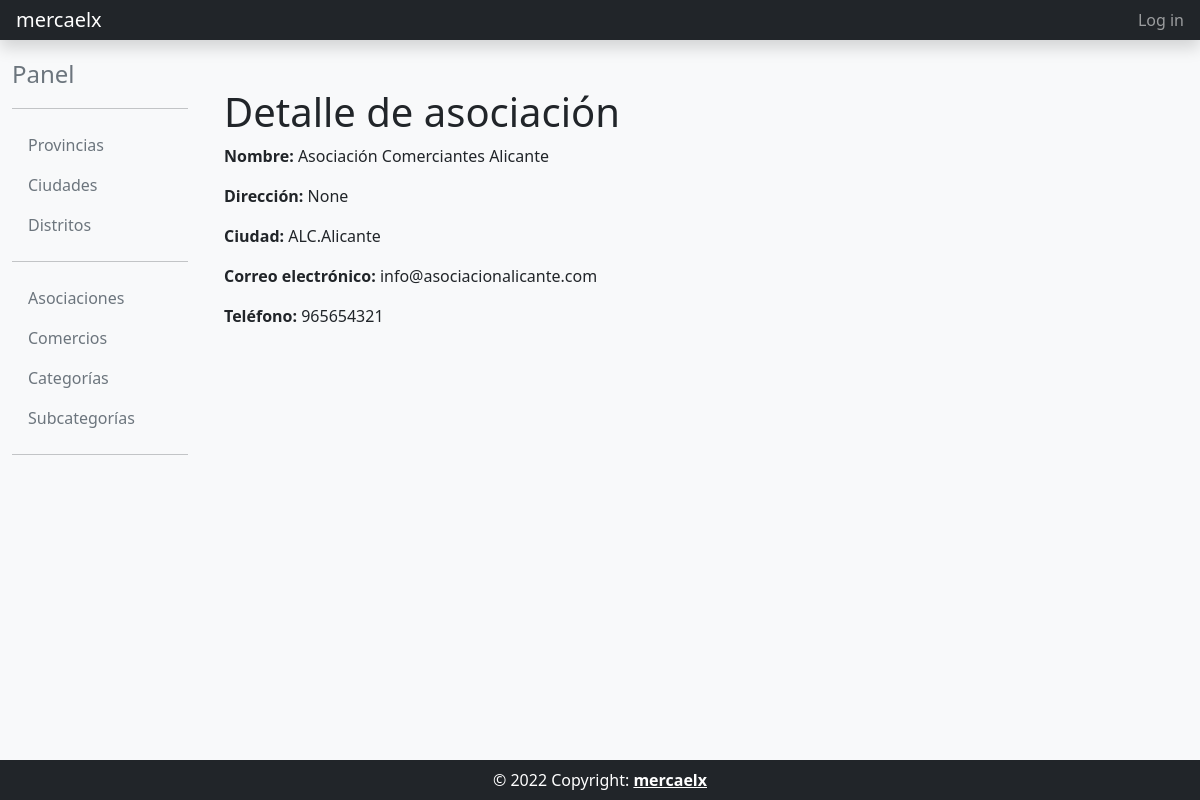
The page /asociacion_detail/2/ on the database as committed earlier.
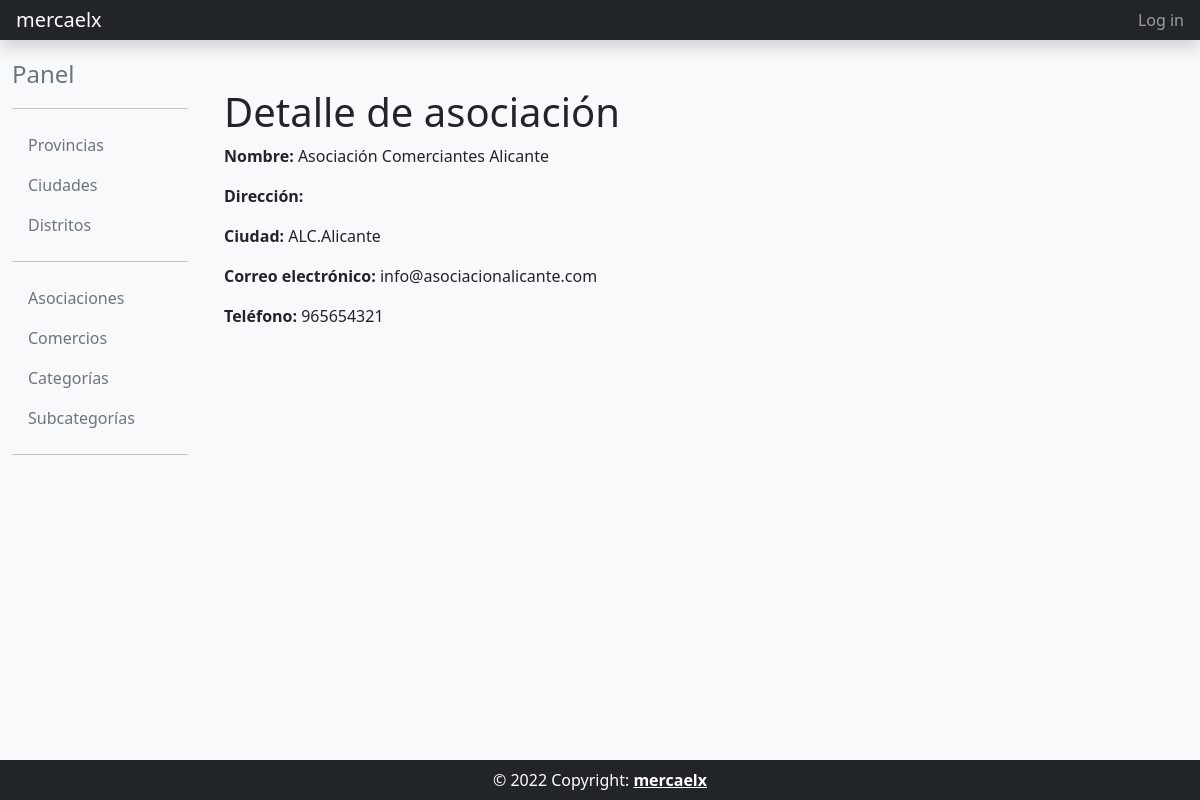
The same page on the database as committed later.
### directorio_comercios/models.py (models this page shows, shortened)
class Asociacion(models.Model):
    nombre = models.CharField(max_length=256, unique=True)
    direccion = models.TextField(blank=True, null=True)
    ciudad = models.ForeignKey('core.Ciudad', on_delete=models.PROTECT)
    correo_electronico = models.EmailField(blank=True, null=True)
    telefono = models.CharField(max_length=15,blank=True,null=True,
    )
    class Meta:
        unique_together = ('ciudad', 'nombre')
        verbose_name = 'Asociación'
        verbose_name_plural = 'Asociaciones'
        ordering = ['ciudad__codigo', 'nombre']

### core/models.py (models this page shows, shortened)
class Ciudad(models.Model):
    codigo = models.CharField(max_length=10, unique=True)
    nombre = models.CharField(max_length=256, unique=True)
    provincia = models.ForeignKey(Provincia, on_delete=models.PROTECT)
    def __str__(self):
        return f"{self.provincia.codigo}.{self.nombre[:100]}"
    class Meta:
        verbose_name = 'Ciudad'
        verbose_name_plural = 'Ciudades'
        ordering = ['nombre']

class Provincia(models.Model):
    codigo = models.CharField(max_length=10, unique=True)
    nombre = models.CharField(max_length=255, unique=True)
    class Meta:
        verbose_name = 'Provincia' # Nombre en singular
        verbose_name_plural = 'Provincias' # Nombre en plural
        ordering = ['nombre'] # Ordenar por nombre

### directorio_comercios/views.py (the view)
# urls.py: path('asociacion_detail/<int:pk>/', comercios_views.AsociacionDetailView.as_view(), name='asociacion_detail'),
class AsociacionDetailView(DetailView):
    model = Asociacion
    template_name = 'directorio_comercios/asociacion_detail.html'
    paginate_by = 3

### templates/directorio_comercios/asociacion_detail.html
{% extends "common/base_intranet.html" %}
{% block main_content %}
<h1>Detalle de asociación</h1>
<p><strong>Nombre:</strong> {{ object.nombre }}</p>
<p><strong>Dirección:</strong> {{ object.direccion }}</p>
<p><strong>Ciudad:</strong> {{ object.ciudad }}</p>
<p><strong>Correo electrónico:</strong> {{ object.correo_electronico }}</p>
<p><strong>Teléfono:</strong> {{ object.telefono }}</p>
{% endblock main_content %}

### templates/common/base_intranet.html
{% extends "common/base.html" %}
{% block content %}
<div class="container-fluid mb-auto">
  <div class="row">
    {% block app-body %}
        {% block slideout %}
            {% include 'common/slideout_intranet.html' %}
        {% endblock slideout %}
        {% block main %}
        <main class="col-md-9 ms-sm-auto col-lg-10 px-md-4 mt-5">
                {% block main_content %}
                {% endblock main_content %}
        </main>
        {% endblock main %}
    {% endblock app-body %}
  </div>
</div>
{% endblock content %}

### templates/common/base.html (shortened to what this page needs)
<html>
<head>
    <link rel="stylesheet" href="https://cdn.jsdelivr.net/npm/bootstrap@5.2.0/dist/css/bootstrap.min.css">
    <link rel="stylesheet" href="https://cdnjs.cloudflare.com/ajax/libs/font-awesome/6.2.0/css/all.min.css" />
</head>
<body class="d-flex flex-column h-100 bg-light">
{% block header %}
    {% include "common/header_website.html" %}
{% endblock header %}
{% block content %}
{% endblock content %}
{% block footer %}
  {% include "common/footer_website.html" %}
{% endblock footer %}
</body>
</html>

### templates/common/header_website.html (shortened to what this page needs)
<header class="navbar navbar-dark sticky-top bg-dark flex-md-nowrap p-0 shadow">
  <a class="navbar-brand col-md-3 col-lg-2 px-3 ml-5" href="{% url 'home' %}">mercaelx</a>
  <div class="navbar-nav">
    <div class="nav-item text-nowrap">
      <a class="nav-link px-3" href="#">Log in</a>
    </div>
  </div>
</header>

### templates/common/slideout_intranet.html
    <nav id="sidebarMenu" class="col-md-3 col-lg-2 d-md-block sidebar collapse">
      <div class="position-sticky pt-3">
        <a href="{% url 'panel' %}" class="nav-link" aria-current="page">
          <span class="text-secondary fs-4">Panel</span>
        </a>
        <hr>
        <ul class="nav flex-column">
          <li class="nav-item">
            <a href="{% url 'provincia_list' %}" class="nav-link" aria-current="page">
              <span class="text-secondary">Provincias</span>
            </a>
          </li>
          <li>
            <a href="{% url 'ciudad_list' %}" class="nav-link">
              <span class="text-secondary">Ciudades</span>
            </a>
          </li>
          <li>
            <a href="{% url 'distrito_list' %}" class="nav-link">
              <span class="text-secondary">Distritos</span>
            </a>
          </li>
          <hr>
          <li>
            <a href="{% url 'asociacion_list' %}" class="nav-link">
              <span class="text-secondary">Asociaciones</span>
            </a>
          </li>
          <li>
            <a href="{% url 'comercio_list' %}" class="nav-link">
              <span class="text-secondary">Comercios</span>
            </a>
          </li>
          <li>
            <a href="{% url 'categoria_list' %}" class="nav-link">
              <span class="text-secondary">Categorías</span>
            </a>
          </li>
          <li>
            <a href="{% url 'subcategoria_list' %}" class="nav-link">
              <span class="text-secondary">Subcategorías</span>
            </a>
          </li>
          <hr>    </ul>
      </div>
    </nav>

### templates/common/footer_website.html
<footer class="text-center text-lg-start bg-light text-muted bg-dark p-0" id="footer">
  <div class="text-center p-2 text-white">
    © 2022 Copyright:
    <a class="text-reset fw-bold" href="#">mercaelx</a>
  </div>
</footer>

Rows that differ between the two databases and show on the page:
changed Asociacion "Asociación Comerciantes Alicante": direccion "None" → (not shown)
